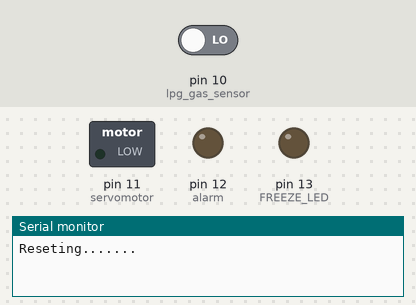
The sketch below on a simulated Arduino Uno, built with avr-gcc and run on an emulated ATmega328P. Parts: switched loads named in the sketch (green lamp = pin HIGH), output pins drawn as LEDs (lit = HIGH), the last lines printed to the serial monitor. Inputs (shaded band) come from the test bench; at power-on: pin 10 (lpg_gas_sensor) LOW. The modem accepts every AT command (registered, SIM ready, sends succeed) and sends nothing else; pins used as bus, display or sensor lines are not drawn.

Above: at 0.1 s.
At 23.6 s:
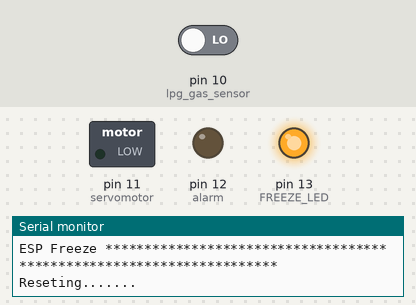
Timing chart, 0 to 25.1 s (numbered marks = the images above):
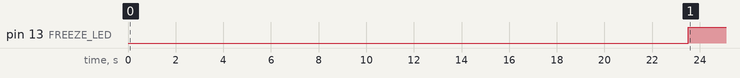

Measured:
- by itself, pin 13 (FREEZE_LED): LOW → HIGH at 23.5 s

The sketch:

writing.ino
```cpp
// Thingspeak
#include <SoftwareSerial.h>
SoftwareSerial EspSerial(6, 7); // Rx,  Tx
#include <stdlib.h>
#define HARDWARE_RESET 8
#define FREEZE_LED 13
#define lpg_gas_sensor 10
#define servomotor 11
#define alarm 12
boolean lpg_sensor_status;
int spare;
long writeTimingSeconds = 17;
long readTimingSeconds = 10;
long startReadTiming = 0;
long elapsedReadTime = 0;
long startWriteTiming = 0;
long elapsedWriteTime = 0;
boolean knob;
boolean Alarm;
boolean error;
void setup()
{
  Serial.begin(9600);
  pinMode(HARDWARE_RESET,OUTPUT);
  pinMode(lpg_gas_sensor,INPUT);
  pinMode(servomotor,OUTPUT);
  pinMode(FREEZE_LED,OUTPUT);
  pinMode(alarm,OUTPUT);
  digitalWrite(HARDWARE_RESET, HIGH);
  digitalWrite(FREEZE_LED, LOW);
  EspSerial.begin(9600);
  EspHardwareReset();
  startReadTiming = millis();
  startWriteTiming = millis();
}
void loop()
{
  start:
  error=0;
  elapsedWriteTime = millis()-startWriteTiming;
  elapsedReadTime = millis()-startReadTiming;
  if (elapsedWriteTime >(writeTimingSeconds*1000))
  {
    ESPcheck();
    readSensors();
    writeWebsiteData("sensor_write",lpg_sensor_status);
    startWriteTiming = millis();
  }
  if (error==1)
  {
    Serial.println(" <<<< ERROR >>>>\n");
    digitalWrite(FREEZE_LED, HIGH);
    delay (2000);
    goto start;
  }
  if (elapsedReadTime >(readTimingSeconds*1000))
  {
    ESPcheck();
    int command = readWebsiteData("knob",knob);
    Serial.print(command);
    if(command != 9){
      knob = command;
    }
    delay (1000);
    command = readWebsiteData("alarm",Alarm);
    Serial.print(command+"\n");
    if (command != 9){
      Alarm = command;
    }
    takeActions();
    writeWebsiteData("knob_write",knob);
    writeWebsiteData("alarm_write",Alarm);
    startReadTiming = millis();
  }
}
void readSensors(void)
{
  lpg_sensor_status=digitalRead(lpg_gas_sensor);
  Serial.println("Reading Sensor Data:##START");
  Serial.println(lpg_sensor_status);
  Serial.println("Reading Sensor Data:##END");
}
void writeWebsiteData(String write,boolean device)
{
  startThingSpeakCmd();
  String status;
  if(device==1){
    status="on";
  }
  else{
    status="off";
  }
  Serial.println("Sending Sensor Data.....");
  String getStr = "GET /"+write+".php?status="+status+" HTTP/1.1\r\nHost: api.virtualworld.today\r\nConnection: keep-alive\r\n\r\n";
  Serial.println(getStr);
  sendWebsiteGetCmd(getStr);
}
void EspHardwareReset(void)
{
  Serial.println("Reseting.......");
  digitalWrite(HARDWARE_RESET, LOW);
  delay(500);
  digitalWrite(HARDWARE_RESET, HIGH);
  delay(8000);
  Serial.println("RESET");
}
void startThingSpeakCmd(void)
{
  EspSerial.flush();
  String cmd = "AT+CIPSTART=\"TCP\",\"";
  cmd += "api.virtualworld.today";
  cmd += "\",80";
  EspSerial.println(cmd);
  Serial.print("Start cmd: ");
  Serial.println(cmd);
  if(EspSerial.find("Error"))
  {
    Serial.println("AT+CIPSTART error");
    return;
  }
}
String sendWebsiteGetCmd(String getStr)
{
  String cmd = "AT+CIPSEND=";
  cmd += String(getStr.length());
  EspSerial.println(cmd);
  Serial.print("lenght cmd: ");
  Serial.println(cmd);
  if(EspSerial.find(">"))
  {
    EspSerial.print(getStr);
    Serial.print("REQUEST==>: ");
    Serial.println(getStr);
    delay(500);
    String messageBody = "";
    while (EspSerial.available())
    {
      String line = EspSerial.readStringUntil('\n');
      if (line.length() == 1)
      {
        messageBody = EspSerial.readStringUntil('\n');
      }
    }
    Serial.print("MessageBody received: ");
    Serial.println(messageBody);
    return messageBody;
  }
  else
  {
    EspSerial.println("AT+CIPCLOSE");
    Serial.println("ESP8266 CIPSEND ERROR: RESENDING");
    spare = spare + 1;
    error=1;
    return "error";
  }
}
int readWebsiteData(String device_name,boolean device_status)
{
  startThingSpeakCmd();
  int command;
  String getStr = "GET /action_read.php?on"+device_name+" HTTP/1.1\r\nHost: api.virtualworld.today\r\nConnection: keep-alive\r\n\r\n";
  String messageDown = sendWebsiteGetCmd(getStr);
  Serial.print("Sending ...: ");
  Serial.print("Receive Action status:..,............ ");
  Serial.println(messageDown);
  if(messageDown.indexOf("{STATUS[NOT TAKEN]STATUS SEND}")>=0 && messageDown.indexOf("{ACTION[off]ACTIONEND}")>=0){
    Serial.println("##\nTaking...Action.."+device_name+" off\n###\n");
    Serial.print(device_name+"Action received .. ...: ");
    device_status=1;
  }
  else{
    device_status=1;
  }
  if (messageDown[5] == 49)
  {
    command = messageDown[7]-48;
    Serial.print("Command received: ");
    Serial.println(command);
  }
  else command = 9;
  return command;
}
void takeActions(void)
{
  Serial.print("lpg_sensor_status is ");
  Serial.println(lpg_sensor_status);
  Serial.print("knob: ");
  Serial.println(knob);
  Serial.print("alarm: ");
  Serial.println(Alarm);
  if (knob == 1) digitalWrite(servomotor, HIGH);
  else digitalWrite(servomotor, LOW);
  Serial.print("knob action performed");
  if (Alarm == 1) digitalWrite(alarm, HIGH);
  else digitalWrite(alarm,LOW);
  Serial.print("alarm action performed");
}
boolean ESPcheck(void)
{
  EspSerial.println("AT");

  if (echoFind("OK"))
  {
    digitalWrite(FREEZE_LED, LOW);
    return true;
  }
  else
  {
    Serial.println("ESP Freeze *********************************************************************");
    digitalWrite(FREEZE_LED, HIGH);
    EspHardwareReset();
    return false;
  }
}
boolean echoFind(String keyword)
{
 byte current_char = 0;
 byte keyword_length = keyword.length();
 long deadline = millis() + 5000;
 while(millis() < deadline){
  if (EspSerial.available()){
    char ch = EspSerial.read();
    Serial.write(ch);
    if (ch == keyword[current_char])
      if (++current_char == keyword_length){
       Serial.println();
    }
   }
  }
 return false;
}
```
